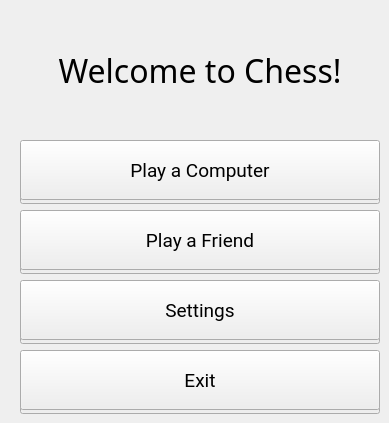
    <widget class="QWidget" name="mainMenu">
     <widget class="QPushButton" name="buttonPlayComputer">
      <property name="geometry">
       <rect>
        <x>20</x>
        <y>140</y>
        <width>360</width>
        <height>60</height>
       </rect>
      </property>
      <property name="font">
       <font>
        <family>Roboto</family>
        <pointsize>14</pointsize>
       </font>
      </property>
      <property name="text">
       <string>Play a Computer</string>
      </property>
     </widget>
     <widget class="QPushButton" name="buttonPlayFriend">
      <property name="geometry">
       <rect>
        <x>20</x>
        <y>210</y>
        <width>360</width>
        <height>60</height>
       </rect>
      </property>
      <property name="font">
       <font>
        <family>Roboto</family>
        <pointsize>14</pointsize>
       </font>
      </property>
      <property name="text">
       <string>Play a Friend</string>
      </property>
     </widget>
     <widget class="QLabel" name="txtWelcome">
      <property name="geometry">
       <rect>
        <x>20</x>
        <y>50</y>
        <width>360</width>
        <height>40</height>
       </rect>
      </property>
      <property name="font">
       <font>
        <family>LEMON MILK</family>
        <pointsize>24</pointsize>
       </font>
      </property>
      <property name="text">
       <string>Welcome to Chess!</string>
      </property>
      <property name="alignment">
       <set>Qt::AlignmentFlag::AlignCenter</set>
      </property>
     </widget>
     <widget class="QPushButton" name="buttonPlayComputerShadow">
      <property name="geometry">
       <rect>
        <x>20</x>
        <y>144</y>
        <width>360</width>
        <height>60</height>
       </rect>
      </property>
      <property name="font">
       <font>
        <family>Roboto</family>
        <pointsize>14</pointsize>
       </font>
      </property>
      <property name="text">
       <string/>
      </property>
     </widget>
     <widget class="QPushButton" name="buttonPlayFriendShadow">
      <property name="geometry">
       <rect>
        <x>20</x>
        <y>214</y>
        <width>360</width>
        <height>60</height>
       </rect>
      </property>
      <property name="font">
       <font>
        <family>Roboto</family>
        <pointsize>14</pointsize>
       </font>
      </property>
      <property name="text">
       <string/>
      </property>
     </widget>
     <widget class="QPushButton" name="buttonSettings">
      <property name="geometry">
       <rect>
        <x>20</x>
        <y>280</y>
        <width>360</width>
        <height>60</height>
       </rect>
      </property>
      <property name="font">
       <font>
        <family>Roboto</family>
        <pointsize>14</pointsize>
       </font>
      </property>
      <property name="text">
       <string>Settings</string>
      </property>
     </widget>
     <widget class="QPushButton" name="buttonSettingsShadow">
      <property name="geometry">
       <rect>
        <x>20</x>
        <y>284</y>
        <width>360</width>
        <height>60</height>
       </rect>
      </property>
      <property name="font">
       <font>
        <family>Roboto</family>
        <pointsize>14</pointsize>
       </font>
      </property>
      <property name="text">
       <string/>
      </property>
     </widget>
     <widget class="QPushButton" name="buttonExit">
      <property name="geometry">
       <rect>
        <x>20</x>
        <y>350</y>
        <width>360</width>
        <height>60</height>
       </rect>
      </property>
      <property name="font">
       <font>
        <family>Roboto</family>
        <pointsize>14</pointsize>
       </font>
      </property>
      <property name="text">
       <string>Exit</string>
      </property>
     </widget>
     <widget class="QPushButton" name="buttonExitShadow">
      <property name="geometry">
       <rect>
        <x>20</x>
        <y>354</y>
        <width>360</width>
        <height>60</height>
       </rect>
      </property>
      <property name="font">
       <font>
        <family>Roboto</family>
        <pointsize>14</pointsize>
       </font>
      </property>
      <property name="text">
       <string/>
      </property>
     </widget>
     <zorder>buttonPlayComputerShadow</zorder>
     <zorder>buttonPlayComputer</zorder>
     <zorder>txtWelcome</zorder>
     <zorder>buttonPlayFriendShadow</zorder>
     <zorder>buttonPlayFriend</zorder>
     <zorder>buttonSettingsShadow</zorder>
     <zorder>buttonSettings</zorder>
     <zorder>buttonExitShadow</zorder>
     <zorder>buttonExit</zorder>
    </widget>
